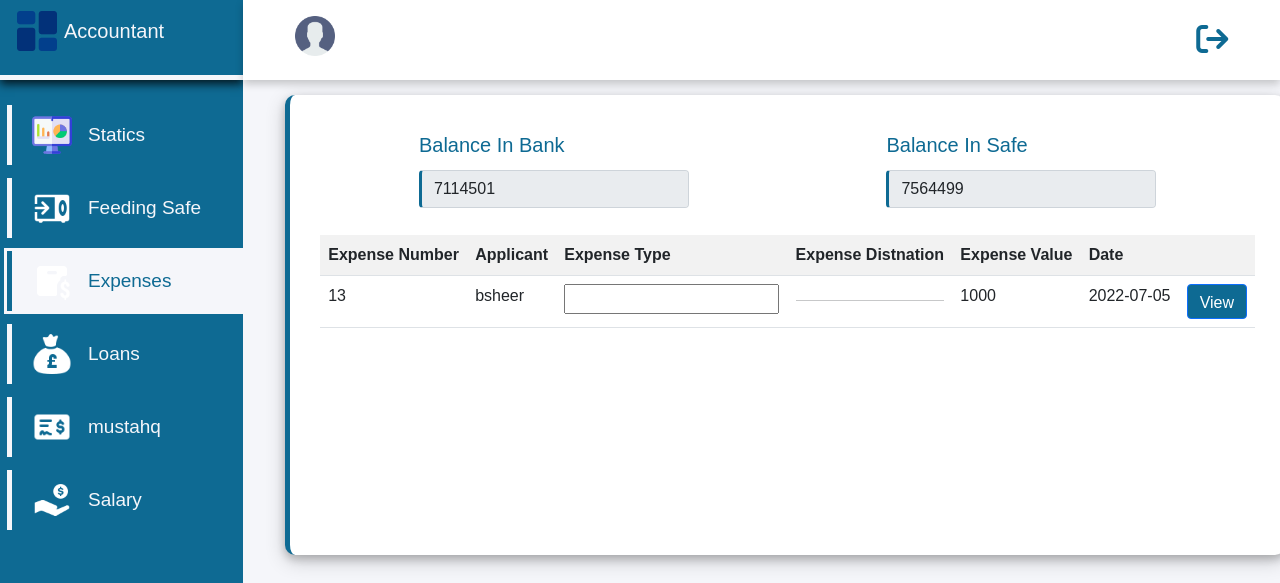
/manegment/money_mangment/submit_expenses/submit_expenses.php, run on the app's committed database.
### tables this page shows
CREATE TABLE `safe_monye` (
  `id` int(11) NOT NULL,
  `type_of_safe` varchar(20) NOT NULL,
  `total` int(30) NOT NULL
);

CREATE TABLE `expenses` (
  `id` int(11) NOT NULL,
  `username` varchar(20) NOT NULL,
  `type_exp` varchar(30) NOT NULL,
  `distnation_expens` varchar(100) NOT NULL,
  `value_exp` varchar(50) NOT NULL,
  `exp_from` varchar(20) NOT NULL,
  `date_of_exp` date NOT NULL,
  `hours_of_exp` time NOT NULL,
  `name_accountant` varchar(100) NOT NULL,
  `check_accountant` varchar(20) NOT NULL DEFAULT 'none'
);

### manegment/money_mangment/submit_expenses/submit_expenses.php (the view, shortened to what this page needs)
<?php
include "../../../connection/connection.php";
$name_user = $_SESSION["full_name_acc"];
$display_value_of_bank = mysqli_query($connection , "select * from safe_monye where id = 1");
$display_value_of_unv = mysqli_query($connection , "select * from safe_monye where id = 2");
$row=mysqli_fetch_array($display_value_of_bank);
$value_bank = $row["total"];
$row2 = mysqli_fetch_array($display_value_of_unv);
$value_unv = $row2["total"];
?>
<!DOCTYPE html>
<html lang="en">
<head>
    <link rel="stylesheet" href="../../../css/all.min.css">
    <link rel="stylesheet" href="../../../bootstrap/bootstrap.min.css">
    <link rel="stylesheet" href="../../../css/manegment/subimt_expenses.css?v=<?php echo time();?>">
</head>
<body>
<div class="side-menu">
        <div class="brand-name">
        <h2><img src="../../../icons/da.png" alt="" width="50px" height="50px">Accountant</h2>
                </div>
        <ul>
            <a href="../statics/statics.php"><li><img src="../../../icons/statc1.png" alt="" width="40px" height="40px">Statics</li></a>
            <a href="../feeding_safe_unv/feeding_safe.php"><li><img src="../../../icons/safe_in.png" alt="" width="40px" height="40px"> Feeding Safe </li></a>
            <a href="../submit_expenses/submit_expenses.php"><li class="active"><img src="../../../icons/Expenses.png" alt="" width="40px" height="40px">Expenses</li></a>
            <a href="../submit_loans/submit_loans.php"><li><img src="../../../icons/loans1.png" alt="" width="40px" height="40px">Loans</li></a>
            <a href="../submit_mustahqat/submit_mustahq.php"><li><img src="../../../icons/mustahq.png" alt="" width="40px" height="40px">mustahq</li></a>
            <a href="../submit_salary/submit_salary.php"><li><img src="../../../icons/salary2.png" alt="" width="40px" height="40px">Salary</li></a>
        </ul>
        </div>
    <div class="container">
    <div class="header">
        <div class="nav">
        <div>
        <h3><a href="../account/account.php"><img src="../../../icons/Account.png" alt="" width="40px" height="40px"></a><?php echo " " . $name_user ?></h3>
        </div>
        <div class="log">
        <a href="../../login/login.php"><div><i class="fa-solid fa-arrow-right-from-bracket fa-2x"></i></div></a>
        </div>
        </div>
    </div>
    <div class="form">
    <form action="" method="post">
        <div class="roww">
                <div class="form-group">
                <label for="" class="lead">Balance In Bank</label>
                <input type="text" name="" id="" value="<?php echo $value_bank; ?>"  class="form-control" readonly>
                </div>
                <div class="form-group">
                <label for="" class="lead">Balance In Safe</label>
                <input type="text" name="" id="" value="<?php echo $value_unv; ?>"  class="form-control" readonly>
                </div>
        </div>
        </form>
    <?php
  echo "
  <table class='table table-striped table-hover'>
  <tr>
    <th>Expense Number</th>
    <th>Applicant</th>
    <th>Expense Type</th>
    <th>Expense Distnation</th>
    <th>Expense Value</th>
    <th>Date</th>
    <th></th>
  </tr>
 ";
 $display_data_from_exp = mysqli_query($connection , "select id, username,type_exp,distnation_expens,value_exp,date_of_exp from expenses where check_accountant='none'");
if(mysqli_num_rows($display_data_from_exp)== 0){
    echo "<script>alert('No Expenses For Now')</script>";
}
else{
 while( $row = mysqli_fetch_array($display_data_from_exp)){
  $id = $row['id'];
  $username = $row['username'];
  $type_of_exp = $row['type_exp'];
  $distnation_expens = $row['distnation_expens'];
  $value_of_exp = $row['value_exp'];
  $date = $row['date_of_exp'];
 echo "<tr>";
 echo "<td>".$id."</td>";
 echo "<td>".$username."</td>";
 echo "<td>".$type_of_exp."</td>";
 echo "<td>".$distnation_expens."</td>";
 echo "<td>".$value_of_exp."</td>";
 echo "<td>".$date."</td>";
 echo " <td><a href='recive_exp_for_submit.php?id=$id&username=$username&type_of_exp=$type_of_exp&distnation_expens=$distnation_expens&value_of_exp=$value_of_exp&name_user=$name_user'><button class='btn btn-primary'>View</button></a></td>";
}
}
echo "</table>" ;
    ?>
</div>
</div>
</body>
</html>

### css/manegment/subimt_expenses.css (style rules this page uses)
* { box-sizing: border-box; }
body { min-height: 100vh; font-family: Tahoma, Geneva, Verdana, sans-serif }
a { text-decoration: none; color: #f5f6fa; }
li { list-style: none; }
h2 { color: #f5f6fa; font-size: 20px; }
.side-menu { position: fixed; background: #0e6a93; ; width: 19vw; min-height: 100vh; display: flex; flex-direction: column; }
.side-menu .brand-name { height: 10vh; display: flex; align-items: right; padding: 2px; padding-top: 5px; margin-bottom: 25px; cursor: pointer; border-bottom:5px solid #f5f6fa; box-shadow: 0 4px 9px 0 rgba(0, 0, 0, 0.8); }
.side-menu li { font-size: 19px; padding: 10px; margin-left: -25px; margin-bottom: 13px; display: flex; align-items:center; border-left:5px solid #f5f6fa; cursor: pointer; }
.side-menu li img { margin-right: 16px; }
.side-menu .active { background: #f5f6fa; color: #0e6a93; border-left:5px solid #0e6a93; outline:3px solid #f5f6fa; }
.side-menu img { margin-left: 10px; }
.side-menu .brand-name h2 { font-size: 20px; }
.side-menu .brand-name h2 img { mix-blend-mode: multiply; margin-right: 2px; margin-top: 1px; padding-right: 5px; margin-bottom: 5px; padding: 5px; }
.container { position: absolute; right: 0; width: 81vw; height: 100vh; background-color: #f5f6fa; }
.container .header { position: fixed; top: 0; right: 0; width: 81vw; height: 10vh; background-color: white; display: flex; align-items: center; justify-content: center; box-shadow: 0 4px 8px 0 rgba(0, 0, 0, 0.2); }
.container .header .nav { width: 90%; display: flex; align-items: center; justify-content: space-between; }
.container .header .nav h3 { color: #0e6a93; font-size: 20px; margin-top: 10px; cursor: pointer; }
.container .header .nav h3 img { margin-bottom: 10px; cursor: pointer; }
.fa-solid { color: #0e6a93; }
.log { cursor: pointer; display: flex; align-items: center; justify-content: space-around; color: #0e6a93; }
.container .form { margin-top:95px; margin-left: 30px; width: 1000px; height: 460px; padding: 30px; overflow: scroll; border-left: 5px solid #0e6a93; border-radius: 10px; background-color: white; box-shadow: 0 4px 8px 0 rgba(0, 0, 0, 0.2),0 6px 20px 0 rgba(0, 0, 0, 0.19); }
.container .form .roww { display: flex; justify-content: space-around; flex-wrap:wrap; margin-bottom: 10px; }
.form-group { margin-bottom: 12px; }
.form-control,.form-select { width: 270px; margin: 5px; border-left:3px solid #0e6a93; border-radius: none; }
label { color: #0e6a93; margin: 5px; font-size: 15px; }
.btn { height: 35px; background-color:#0e6a93; }

### data on the page
safe_monye: total "7114501"
safe_monye: total "7564499"
expenses: id "13", username "bsheer", value_exp "1000", date_of_exp "2022-07-05"
